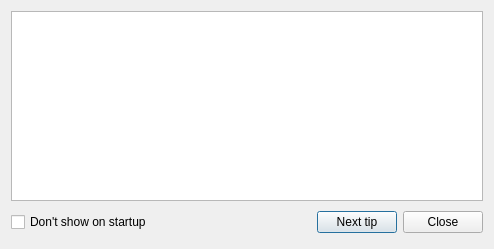
<?xml version="1.0" encoding="UTF-8"?>
<ui version="4.0">
 <class>DidYouKnow</class>
 <widget class="QDialog" name="DidYouKnow">
  <property name="geometry">
   <rect>
    <x>0</x>
    <y>0</y>
    <width>494</width>
    <height>249</height>
   </rect>
  </property>
  <property name="windowTitle">
   <string>Did you know?</string>
  </property>
  <layout class="QVBoxLayout">
   <item>
    <layout class="QVBoxLayout">
     <item>
      <widget class="QTextEdit" name="tipText">
       <property name="readOnly">
        <bool>true</bool>
       </property>
      </widget>
     </item>
     <item>
      <layout class="QHBoxLayout">
       <item>
        <widget class="QCheckBox" name="dontShowCheckBox">
         <property name="text">
          <string>Don't show on startup</string>
         </property>
        </widget>
       </item>
       <item>
        <spacer name="spacer7">
         <property name="orientation">
          <enum>Qt::Horizontal</enum>
         </property>
         <property name="sizeType">
          <enum>QSizePolicy::Expanding</enum>
         </property>
         <property name="sizeHint" stdset="0">
          <size>
           <width>121</width>
           <height>31</height>
          </size>
         </property>
        </spacer>
       </item>
       <item>
        <widget class="QPushButton" name="nextButton">
         <property name="text">
          <string>Next tip</string>
         </property>
        </widget>
       </item>
       <item>
        <widget class="QPushButton" name="closeButton">
         <property name="text">
          <string>Close</string>
         </property>
        </widget>
       </item>
      </layout>
     </item>
    </layout>
   </item>
  </layout>
 </widget>
 <layoutdefault spacing="6" margin="11"/>
 <resources/>
 <connections>
  <connection>
   <sender>closeButton</sender>
   <signal>clicked()</signal>
   <receiver>DidYouKnow</receiver>
   <slot>accept()</slot>
   <hints>
    <hint type="sourcelabel">
     <x>20</x>
     <y>20</y>
    </hint>
    <hint type="destinationlabel">
     <x>20</x>
     <y>20</y>
    </hint>
   </hints>
  </connection>
 </connections>
</ui>
